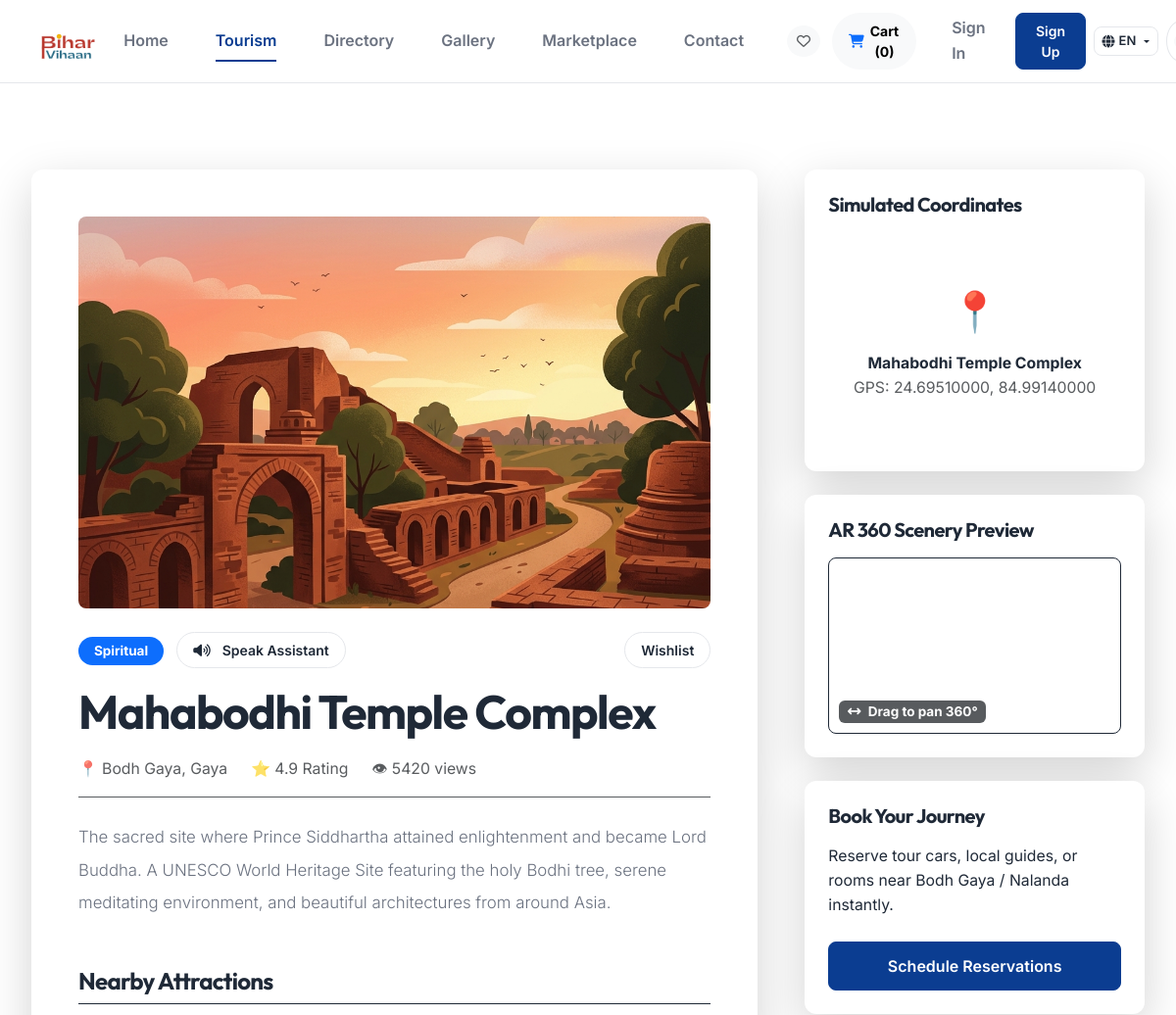
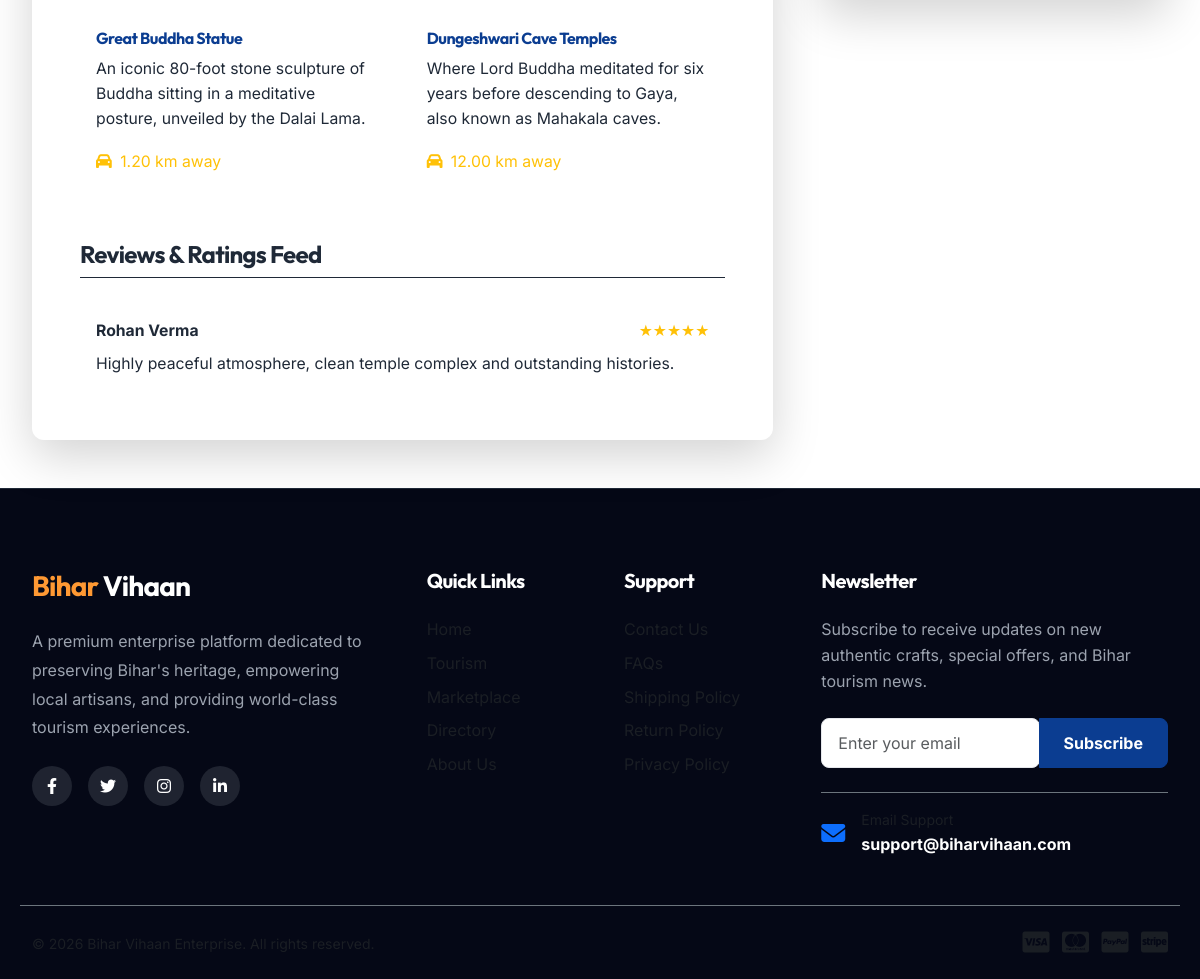
The app's page /tourism/1 with its own data (2 pictures, top to bottom).
### tables this page shows
CREATE TABLE IF NOT EXISTS `destinations` (
  `id` INT AUTO_INCREMENT PRIMARY KEY,
  `name` VARCHAR(100) NOT NULL,
  `description` TEXT NOT NULL,
  `category` VARCHAR(50) NOT NULL,  
  `location` VARCHAR(100) NOT NULL,
  `latitude` DECIMAL(10,8) NULL,
  `longitude` DECIMAL(11,8) NULL,
  `image_url` VARCHAR(255) NOT NULL,
  `views_count` INT DEFAULT 0,
  `rating` DECIMAL(2,1) DEFAULT 5.0,
  `status` VARCHAR(20) DEFAULT 'active',
  `created_at` TIMESTAMP DEFAULT CURRENT_TIMESTAMP
);

CREATE TABLE IF NOT EXISTS `attractions` (
  `id` INT AUTO_INCREMENT PRIMARY KEY,
  `destination_id` INT NOT NULL,
  `name` VARCHAR(100) NOT NULL,
  `description` TEXT NOT NULL,
  `image_url` VARCHAR(255) NULL,
  `distance_km` DECIMAL(5,2) NULL,
  FOREIGN KEY (`destination_id`) REFERENCES `destinations` (`id`) ON DELETE CASCADE
);

CREATE TABLE IF NOT EXISTS `reviews` (
  `id` INT AUTO_INCREMENT PRIMARY KEY,
  `reference_type` VARCHAR(50) NOT NULL,  
  `reference_id` INT NOT NULL,
  `user_id` INT NOT NULL,
  `rating` TINYINT NOT NULL CHECK (`rating` BETWEEN 1 AND 5),
  `comment` TEXT NOT NULL,
  `created_at` TIMESTAMP DEFAULT CURRENT_TIMESTAMP,
  FOREIGN KEY (`user_id`) REFERENCES `users` (`id`) ON DELETE CASCADE
);

CREATE TABLE IF NOT EXISTS `users` (
  `id` INT AUTO_INCREMENT PRIMARY KEY,
  `name` VARCHAR(100) NOT NULL,
  `email` VARCHAR(100) NOT NULL UNIQUE,
  `password` VARCHAR(255) NOT NULL,
  `phone` VARCHAR(20) NULL,
  `role_id` INT NOT NULL,
  `status` ENUM('active', 'suspended') DEFAULT 'active',
  `two_factor_secret` VARCHAR(100) NULL,
  `two_factor_enabled` TINYINT(1) DEFAULT 0,
  `created_at` TIMESTAMP DEFAULT CURRENT_TIMESTAMP,
  `updated_at` TIMESTAMP DEFAULT CURRENT_TIMESTAMP ON UPDATE CURRENT_TIMESTAMP,
  FOREIGN KEY (`role_id`) REFERENCES `roles` (`id`),
  INDEX (`email`)
);

### app/Views/tourism.php (the view, shortened to what the rows shown need)
<?php
$viewMode = $view_mode ?? 'list';
?>
<?php if ($viewMode === 'detail'): ?>
    <div class="container py-5 mt-5">
        <div class="row g-5">
            <div class="col-lg-8" data-aos="fade-right">
                <div class="card p-4 p-md-5 shadow-lg" style="background-color: var(--bg-card); border: 1px solid var(--border-color); border-radius: var(--radius-md);">
                    <img src="<?= htmlspecialchars($destination['image_url']) ?>" class="w-100 rounded-3 mb-4 object-fit-cover" style="height: 400px;" alt="<?= htmlspecialchars($destination['name']) ?>">
                    <div class="d-flex justify-content-between align-items-center mb-3 flex-wrap gap-2">
                        <div>
                            <span class="badge bg-primary px-3 py-2 rounded-pill small"><?= htmlspecialchars($destination['category']) ?></span>
                            <button onclick="readAloudDestination()" class="btn btn-outline btn-sm px-3 rounded-pill ms-2"><i class="fa-solid fa-volume-high me-1"></i> Speak Assistant</button>
                        </div>
                        <?php if (Auth::check()): ?>
                            <?php if ($is_saved): ?>
                                <a href="<?= BASE_URL ?>/tourism/unsave/<?= $destination['id'] ?>" class="btn btn-outline btn-sm px-3 rounded-pill" style="color: var(--status-danger); border-color: var(--status-danger);"><i class="fa-solid fa-heart me-1"></i> Saved</a>
                            <?php else: ?>
                                <a href="<?= BASE_URL ?>/tourism/save/<?= $destination['id'] ?>" class="btn btn-primary btn-sm px-3 rounded-pill"><i class="fa-regular fa-heart me-1"></i> Wishlist</a>
                            <?php endif; ?>
                        <?php else: ?>
                            <a href="<?= BASE_URL ?>/login" class="btn btn-outline btn-sm px-3 rounded-pill">Wishlist</a>
                        <?php endif; ?>
                    </div>
                    <h1 class="display-5 fw-bold mb-3 font-outfit" style="color: var(--text-main);"><?= htmlspecialchars($destination['name']) ?></h1>
                    <div class="d-flex gap-4 text-muted small mb-4 border-bottom pb-3" style="border-color: var(--border-color) !important;">
                        <span>📍 <?= htmlspecialchars($destination['location']) ?></span>
                        <span>⭐ <?= htmlspecialchars($destination['rating']) ?> Rating</span>
                        <span>👁 <?= htmlspecialchars($destination['views_count']) ?> views</span>
                    </div>
                    <p id="destinationDesc" class="lead lh-lg mb-5 body-text-custom" style="font-size: 1.05rem;">
                         <?= nl2br(htmlspecialchars($destination['description'])) ?>
                    </p>
                    <h3 class="h4 fw-bold mb-4 font-outfit border-bottom pb-2" style="color: var(--text-main); border-color: var(--border-color) !important;">Nearby Attractions</h3>
                    <div class="row g-3 mb-5">
                        <?php if (!empty($attractions)): ?>
                            <?php foreach ($attractions as $att): ?>
                                <div class="col-md-6">
                                    <div class="p-3 rounded-3 h-100" style="background-color: var(--bg-soft); border: 1px solid var(--border-color);">
                                        <h4 class="h6 fw-bold mb-2" style="color: var(--primary);"><?= htmlspecialchars($att['name']) ?></h4>
                                        <p class="small mb-3" style="color: var(--text-secondary);"><?= htmlspecialchars($att['description']) ?></p>
                                        <span class="small text-warning"><i class="fa-solid fa-car me-1"></i> <?= $att['distance_km'] ?> km away</span>
                                    </div>
                                </div>
                            <?php endforeach; ?>
                        <?php else: ?>
                            <div class="col-12"><p class="small text-muted">No nearby landmarks registered.</p></div>
                        <?php endif; ?>
                    </div>
                    <h3 class="h4 fw-bold mb-4 font-outfit border-bottom pb-2" style="color: var(--text-main); border-color: var(--border-color) !important;">Reviews &amp; Ratings Feed</h3>
                    <div class="d-flex flex-column gap-3" id="reviews-feed">
                        <?php
                        $db = \App\Core\Database::getInstance();
                        $reviews = $db->query("SELECT r.*, u.name as user_name FROM reviews r JOIN users u ON r.user_id = u.id WHERE r.reference_type = 'destination' AND r.reference_id = ? ORDER BY r.id DESC", [$destination['id']]);
                        if (!empty($reviews)):
                            foreach ($reviews as $rev):
                        ?>
                            <div class="p-3 rounded-3" style="background-color: var(--bg-soft); border: 1px solid var(--border-color);">
                                <div class="d-flex justify-content-between mb-2">
                                    <span class="fw-bold small" style="color: var(--text-main);"><?= htmlspecialchars($rev['user_name']) ?></span>
                                    <span class="text-warning small"><?= str_repeat('★', $rev['rating']) ?></span>
                                </div>
                                <p class="small mb-0" style="color: var(--text-secondary);"><?= htmlspecialchars($rev['comment']) ?></p>
                            </div>
                        <?php endforeach; else: ?>
                            <p class="small text-muted" id="no-reviews-txt">No reviews submitted yet. Be the first!</p>
                        <?php endif; ?>
                    </div>
                </div>
            </div>
            <div class="col-lg-4" data-aos="fade-left">
                <div class="card p-4 shadow-lg mb-4" style="background-color: var(--bg-card); border: 1px solid var(--border-color); border-radius: var(--radius-md);">
                    <h3 class="h5 fw-bold mb-3 font-outfit" style="color: var(--text-main);">Simulated Coordinates</h3>
                    <div class="rounded-3 d-flex flex-column align-items-center justify-content-center text-center p-4" style="height: 220px; background-color: var(--bg-soft); border: 1px solid var(--border-color); background-image: radial-gradient(circle, var(--border-color) 8%, transparent 9%); background-size:15px 15px;">
                        <span class="fs-1 text-primary">📍</span>
                        <div class="fw-bold mt-2 small" style="color: var(--text-main);"><?= htmlspecialchars($destination['name']) ?></div>
                        <div class="small text-muted">GPS: <?= $destination['latitude'] ?>, <?= $destination['longitude'] ?></div>
                    </div>
                </div>
                <div class="card p-4 shadow-lg mb-4" style="background-color: var(--bg-card); border: 1px solid var(--border-color); border-radius: var(--radius-md);">
                    <h3 class="h5 fw-bold mb-3 font-outfit" style="color: var(--text-main);">AR 360 Scenery Preview</h3>
                    <div class="position-relative overflow-hidden rounded-3 border" style="height: 180px; border-color: var(--border-color) !important;">
                        <div id="panoramic-preview" style="width: 1200px; height: 100%; background-image: url('<?= htmlspecialchars($destination['image_url']) ?>'); background-size: cover; background-position: center; transition: background-position 0.1s; cursor: grab;"></div>
                        <span class="position-absolute bottom-3 left-3 badge bg-dark bg-opacity-75 fs-8" style="left: 10px; bottom: 10px;"><i class="fa-solid fa-arrows-left-right me-1"></i> Drag to pan 360°</span>
                    </div>
                </div>
                <div class="card p-4 shadow-lg" style="background-color: var(--bg-card); border: 1px solid var(--border-color); border-radius: var(--radius-md);">
                    <h3 class="h5 fw-bold mb-3 font-outfit" style="color: var(--text-main);">Book Your Journey</h3>
                    <p class="small mb-4" style="color: var(--text-secondary);">Reserve tour cars, local guides, or rooms near Bodh Gaya / Nalanda instantly.</p>
                    <a href="<?= BASE_URL ?>/bookings" class="btn btn-primary w-100">Schedule Reservations</a>
                </div>
            </div>
        </div>
    </div>
<?php endif; ?>

### app/Core/Router.php (shortened to what the rows shown need)
<?php
class Router {
    protected $routes = [];
    public function add($method, $route, $controller, $action = null) {
        $route = preg_replace('/\{([a-zA-Z0-9_]+)\}/', '(?P<$1>[^/]+)', $route);
        $route = '#^' . $route . '$#';
        $this->routes[] = [
            'method' => strtoupper($method),
            'route' => $route,
            'controller' => $controller,
            'action' => $action
        ];
    }
    public function dispatch($url, $requestMethod) {
        $url = parse_url($url, PHP_URL_PATH);
        $scriptName = str_replace('\\', '/', dirname($_SERVER['SCRIPT_NAME']));
        if ($scriptName !== '/') {
            $url = preg_replace('#^' . preg_quote($scriptName, '#') . '#', '', $url);
        }
        foreach ($this->routes as $routeInfo) {
            if ($routeInfo['method'] === $requestMethod && preg_match($routeInfo['route'], $url, $matches)) {
                $params = [];
                foreach ($matches as $key => $value) {
                    if (is_string($key)) {
                        $params[$key] = $value;
                    }
                }
                $controllerClass = "App\\Controllers\\" . $routeInfo['controller'];
                $action = $routeInfo['action'];
                if (class_exists($controllerClass)) {
                    $controller = new $controllerClass();
                    if (method_exists($controller, $action)) {
                        call_user_func_array([$controller, $action], [$params]);
                        return;
                    } else {
                        $this->abort("Action '$action' not found in controller '$controllerClass'", 500);
                        return;
                    }
                } else {
                    $this->abort("Controller class '$controllerClass' not found", 500);
                    return;
                }
            }
        }
    }
}

### records on screen
destinations: category "Spiritual", name "Mahabodhi Temple Complex", location "Bodh Gaya, Gaya", rating "4.9", views_count "5420", description "The sacred site where Prince Siddhartha attained enlightenment and became Lord Buddha. A UNESCO World Heritage Site featuring the holy Bodhi tree, serene meditating environment, and beautiful architectures from around Asia.", latitude "24.69510000", longitude "84.99140000"
attractions: name "Great Buddha Statue", description "An iconic 80-foot stone sculpture of Buddha sitting in a meditative posture, unveiled by the Dalai Lama.", distance_km "1.20"
attractions: name "Dungeshwari Cave Temples", description "Where Lord Buddha meditated for six years before descending to Gaya, also known as Mahakala caves.", distance_km "12.00"
reviews: user.name "Rohan Verma", rating "★★★★★", comment "Highly peaceful atmosphere, clean temple complex and outstanding histories."

### other values on screen
$menuItem['label'] "Home"
$menuItem['label'] "Tourism"
$menuItem['label'] "Directory"
$menuItem['label'] "Gallery"
$menuItem['label'] "Marketplace"
$menuItem['label'] "Contact"
